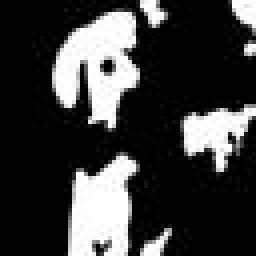
#> input picture binary_smoothed_dog1.jpg, 64 x 64 px, found by its file name (shown 4 times larger)
$ python 3.py
#> lines starting #> are read from the running program, lines starting #| are printed output that depends on the picture; after the words box and inside, x2 and y2 are one past the last pixel; in counts of white or black regions, pixels touching at a corner belong together
import cv2
from skimage import morphology
from skimage import io
import numpy as np

# Load the binary character image (make sure it's binary)
character_binary = io.imread("/COLLEGE/SE/Group activity 02/binary_smoothed_dog1.jpg")
#> character_binary is the input picture: shape (64, 64); min 0, max 255, mean 59.8

# Perform skeletonization using skimage
skeleton = morphology.skeletonize(character_binary)
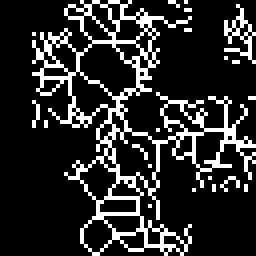
#> skeleton: shape (64, 64) bool (shown 4 times larger); 17% white in thin lines or dots, all inside (x1, y1, x2, y2) = (8, 0, 64, 64)

# Resize the skeleton image to 64x64 pixels
resized_skeleton = cv2.resize((skeleton * 255).astype(np.uint8), (64, 64))

# Save the thinned and resized image
cv2.imwrite("/COLLEGE/SE/Group activity 02/thinned_binary_smoothed_dog1.jpg", resized_skeleton)
